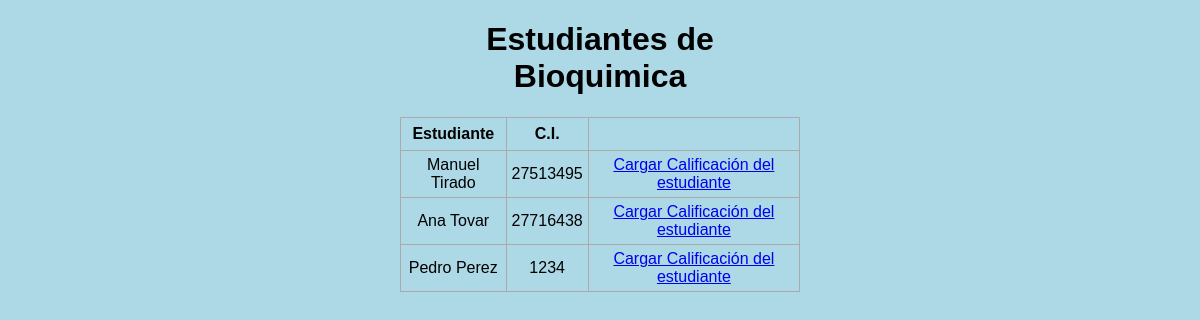
Page /estudiantes_notas/1150 on the earlier database version.
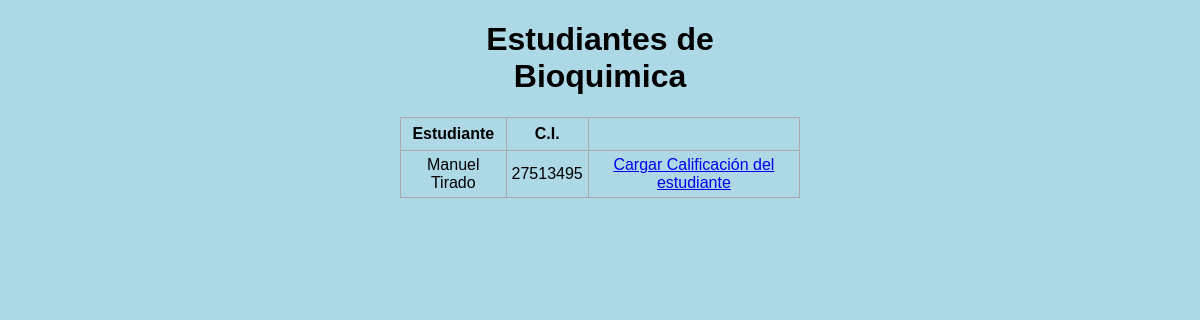
Same page on the later database version.
### inscripcion.py (models this page shows, shortened)
class Asignatura(db.Model):
    cod_asig = db.Column(db.Integer, primary_key=True)
    nombre = db.Column(db.String(200), nullable=False)
    unidad_creditos = db.Column(db.Integer)

class Estudiante(db.Model):
    cod_estudiante = db.Column(db.Integer, primary_key=True, autoincrement=True)
    nombre = db.Column(db.String(200), nullable=False)
    cedula = db.Column(db.Integer)
    nacimiento = db.Column(db.DateTime)
    telefono = db.Column(db.Integer)
    correo = db.Column(db.String(200), nullable=False)
    fecha_inscripcion = db.Column(db.DateTime, default=datetime.utcnow)
    direccion = db.Column(db.String(200), nullable=False)
    forma_ingreso = db.Column(db.String(200), nullable=False)

### inscripcion.py (the view)
@app.route('/estudiantes_notas/<int:id>', methods=['GET', 'POST'])
def listar_estudiantes_notas(id):
    asignatura = Asignatura.query.get_or_404(id)
    cursando = Cursando.query.filter_by(cod_asig=asignatura.cod_asig).all()
    codigos_estudiantes = [estudiante.cod_estudiante for estudiante in cursando]
    estudiantes = Estudiante.query.filter(Estudiante.cod_estudiante.in_(codigos_estudiantes)).all()
    if request.method == 'POST':
        pass
    else:
        estudiantes = Estudiante.query.all()
        return render_template('estudiantes_notas.html', estudiantes=estudiantes, asignatura = asignatura)

### templates/estudiantes_notas.html (shortened to what this page needs)
{% extends 'base.html' %}
{% block body %}
<div class="content">
    <h1 style="text-align: center">Estudiantes de {{asignatura.nombre}}</h1>
    {% if estudiantes|length < 1 %}
    <h4 style="text-align: center">No hay estudiantes registrados aún!</h4>
    {% else %}
    <table>
        <tr>
            <th>Estudiante</th>
            <th>C.I.</th>
        </tr>
        {% for estudiante in estudiantes %}
        <tr>
            <td>{{ estudiante.nombre }}</td>
            <td>{{ estudiante.cedula }}</td>
            <td>
                <a href="/carga_notas/{{estudiante.cod_estudiante}}/{{asignatura.cod_asig}}">Cargar Calificación del estudiante</a>
            </td>
        </tr>
        {% endfor %}
    </table>
    {% endif %}
</div>
{% endblock %}

### templates/base.html (shortened to what this page needs)
<!DOCTYPE html>
<html lang="en">
<head>
    <link rel="stylesheet", href="{{ url_for('static', filename='css/main.css')}}">
</head>
<body>
    {% block body%} {% endblock %}
</body>
</html>

### static/css/main.css (style rules this page uses)
body, html { margin: 0; font-family: sans-serif; background-color: lightblue; }
.content { margin: 0 auto; width: 400px; }
table, td, th { border: 1px solid #aaa; }
table { border-collapse: collapse; width: 100%; }
th { height: 30px; }
td { text-align: center; padding: 5px; }

Differences in the rows shown:
removed Estudiante: nombre "Ana Tovar", cedula "27716438"
removed Estudiante: nombre "Pedro Perez", cedula "1234"
